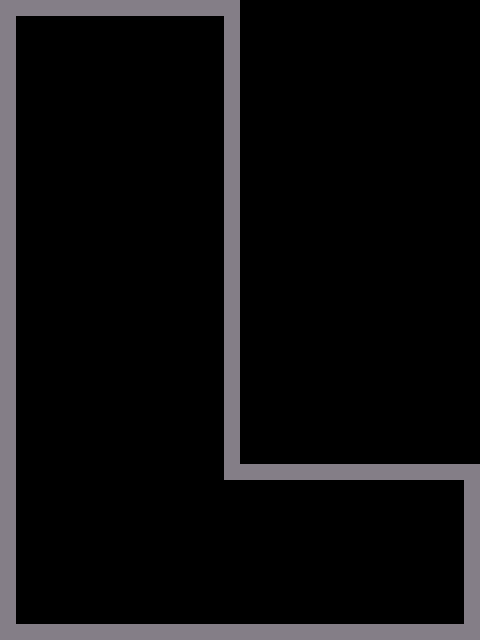

A 2D game scene composited from a Tiled map and its tileset images. What follows is a short description and the map's XML, with every tile layer's data as written:
An orthogonal 30x40 tile map with 16x16 px tiles, 1 tile layer (Walls) and 5 objects (3x Text).

<map version="1.10" tiledversion="1.11.0" orientation="orthogonal" renderorder="right-down" width="30" height="40" tilewidth="16" tileheight="16" infinite="0" nextlayerid="4" nextobjectid="6">
 <tileset firstgid="1" source="../tilesets/environment.tsx" />
 <layer id="1" name="Walls" width="30" height="40">
  <properties>
   <property name="solid" type="bool" value="true" />
  </properties>
  <data encoding="csv">
1,1,1,1,1,1,1,1,1,1,1,1,1,1,1,0,0,0,0,0,0,0,0,0,0,0,0,0,0,0,
1,0,0,0,0,0,0,0,0,0,0,0,0,0,1,0,0,0,0,0,0,0,0,0,0,0,0,0,0,0,
1,0,0,0,0,0,0,0,0,0,0,0,0,0,1,0,0,0,0,0,0,0,0,0,0,0,0,0,0,0,
1,0,0,0,0,0,0,0,0,0,0,0,0,0,1,0,0,0,0,0,0,0,0,0,0,0,0,0,0,0,
1,0,0,0,0,0,0,0,0,0,0,0,0,0,1,0,0,0,0,0,0,0,0,0,0,0,0,0,0,0,
1,0,0,0,0,0,0,0,0,0,0,0,0,0,1,0,0,0,0,0,0,0,0,0,0,0,0,0,0,0,
1,0,0,0,0,0,0,0,0,0,0,0,0,0,1,0,0,0,0,0,0,0,0,0,0,0,0,0,0,0,
1,0,0,0,0,0,0,0,0,0,0,0,0,0,1,0,0,0,0,0,0,0,0,0,0,0,0,0,0,0,
1,0,0,0,0,0,0,0,0,0,0,0,0,0,1,0,0,0,0,0,0,0,0,0,0,0,0,0,0,0,
1,0,0,0,0,0,0,0,0,0,0,0,0,0,1,0,0,0,0,0,0,0,0,0,0,0,0,0,0,0,
1,0,0,0,0,0,0,0,0,0,0,0,0,0,1,0,0,0,0,0,0,0,0,0,0,0,0,0,0,0,
1,0,0,0,0,0,0,0,0,0,0,0,0,0,2147483649,0,0,0,0,0,0,0,0,0,0,0,0,0,0,0,
1,0,0,0,0,0,0,0,0,0,0,0,0,0,2147483649,0,0,0,0,0,0,0,0,0,0,0,0,0,0,0,
1,0,0,0,0,0,0,0,0,0,0,0,0,0,2147483649,0,0,0,0,0,0,0,0,0,0,0,0,0,0,0,
1,0,0,0,0,0,0,0,0,0,0,0,0,0,2147483649,0,0,0,0,0,0,0,0,0,0,0,0,0,0,0,
1,0,0,0,0,0,0,0,0,0,0,0,0,0,2147483649,0,0,0,0,0,0,0,0,0,0,0,0,0,0,0,
1,0,0,0,0,0,0,0,0,0,0,0,0,0,2147483649,0,0,0,0,0,0,0,0,0,0,0,0,0,0,0,
1,0,0,0,0,0,0,0,0,0,0,0,0,0,2147483649,0,0,0,0,0,0,0,0,0,0,0,0,0,0,0,
1,0,0,0,0,0,0,0,0,0,0,0,0,0,2147483649,0,0,0,0,0,0,0,0,0,0,0,0,0,0,0,
1,0,0,0,0,0,0,0,0,0,0,0,0,0,2147483649,0,0,0,0,0,0,0,0,0,0,0,0,0,0,0,
1,0,0,0,0,0,0,0,0,0,0,0,0,0,2147483649,0,0,0,0,0,0,0,0,0,0,0,0,0,0,0,
1,0,0,0,0,0,0,0,0,0,0,0,0,0,2147483649,0,0,0,0,0,0,0,0,0,0,0,0,0,0,0,
1,0,0,0,0,0,0,0,0,0,0,0,0,0,2147483649,0,0,0,0,0,0,0,0,0,0,0,0,0,0,0,
1,0,0,0,0,0,0,0,0,0,0,0,0,0,2147483649,0,0,0,0,0,0,0,0,0,0,0,0,0,0,0,
1,0,0,0,0,0,0,0,0,0,0,0,0,0,2147483649,0,0,0,0,0,0,0,0,0,0,0,0,0,0,0,
1,0,0,0,0,0,0,0,0,0,0,0,0,0,2147483649,0,0,0,0,0,0,0,0,0,0,0,0,0,0,0,
1,0,0,0,0,0,0,0,0,0,0,0,0,0,2147483649,0,0,0,0,0,0,0,0,0,0,0,0,0,0,0,
1,0,0,0,0,0,0,0,0,0,0,0,0,0,2147483649,0,0,0,0,0,0,0,0,0,0,0,0,0,0,0,
1,0,0,0,0,0,0,0,0,0,0,0,0,0,2147483649,0,0,0,0,0,0,0,0,0,0,0,0,0,0,0,
1,0,0,0,0,0,0,0,0,0,0,0,0,0,2147483649,2147483649,2147483649,2147483649,2147483649,2147483649,2147483649,2147483649,2147483649,2147483649,2147483649,2147483649,2147483649,2147483649,2147483649,2147483649,
2147483649,0,0,0,0,0,0,0,0,0,0,0,0,0,0,0,0,0,0,0,0,0,0,0,0,0,0,0,0,2147483649,
2147483649,0,0,0,0,0,0,0,0,0,0,0,0,0,0,0,0,0,0,0,0,0,0,0,0,0,0,0,0,2147483649,
2147483649,0,0,0,0,0,0,0,0,0,0,0,0,0,0,0,0,0,0,0,0,0,0,0,0,0,0,0,0,2147483649,
2147483649,0,0,0,0,0,0,0,0,0,0,0,0,0,0,0,0,0,0,0,0,0,0,0,0,0,0,0,0,2147483649,
2147483649,0,0,0,0,0,0,0,0,0,0,0,0,0,0,0,0,0,0,0,0,0,0,0,0,0,0,0,0,2147483649,
2147483649,0,0,0,0,0,0,0,0,0,0,0,0,0,0,0,0,0,0,0,0,0,0,0,0,0,0,0,0,2147483649,
2147483649,0,0,0,0,0,0,0,0,0,0,0,0,0,0,0,0,0,0,0,0,0,0,0,0,0,0,0,0,2147483649,
2147483649,0,0,0,0,0,0,0,0,0,0,0,0,0,0,0,0,0,0,0,0,0,0,0,0,0,0,0,0,2147483649,
2147483649,0,0,0,0,0,0,0,0,0,0,0,0,0,0,0,0,0,0,0,0,0,0,0,0,0,0,0,0,2147483649,
2147483649,2147483649,2147483649,2147483649,2147483649,2147483649,2147483649,2147483649,2147483649,2147483649,2147483649,2147483649,2147483649,2147483649,2147483649,2147483649,2147483649,2147483649,2147483649,2147483649,2147483649,2147483649,2147483649,2147483649,2147483649,2147483649,2147483649,2147483649,2147483649,2147483649
</data>
 </layer>
 <objectgroup id="3" name="Texts">
  <object id="3" type="Text" x="48" y="64" width="80.2344" height="18.8438">
   <text wrap="1">Welcome to Coloroids, Spacemarine!
Lets get you familier with your vessel.
Press "W" to thrust...</text>
  </object>
  <object id="4" type="Text" x="48" y="592" width="80.2344" height="18.8438">
   <text wrap="1">Press "A" and "D" to rotate the vessel...</text>
  </object>
  <object id="5" type="Text" x="51.9662" y="301.36" width="80.2344" height="18.8438">
   <text wrap="1">Press "S" to restrain the vessel...</text>
  </object>
 </objectgroup>
 <objectgroup id="2" name="Objects">
  <object id="1" template="templates/spaceship.tx" x="32" y="80">
   <properties>
    <property name="disableCanon" type="bool" value="true" />
   </properties>
  </object>
  <object id="2" template="templates/goal.tx" x="416" y="560" />
 </objectgroup>
</map>
